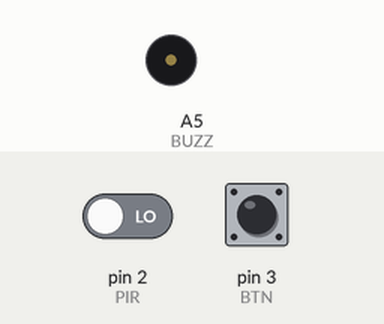
The sketch below on a simulated Arduino Uno, built with avr-gcc and run on an emulated ATmega328P. Shown: buzzer (waves = sounding). Inputs (shaded band) come from the test bench; at power-on: pin 2 (PIR) LOW, pin 3 (BTN) LOW.

Above: at 1.2 s.
1.3 s: pin 2 (PIR) driven HIGH
At 2.5 s:
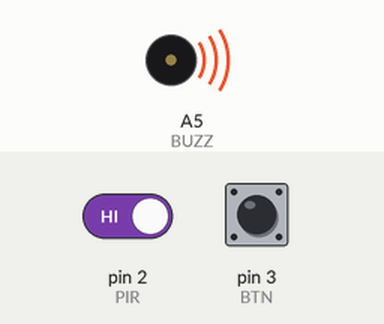
2.8 s: pin 3 (BTN) pulled HIGH for 0.15 s
At 3.3 s:
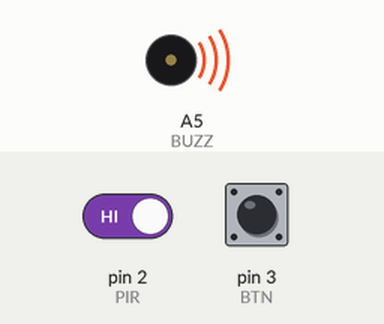
4.4 s: pin 3 (BTN) pulled HIGH for 3.2 s
At 5.0 s:
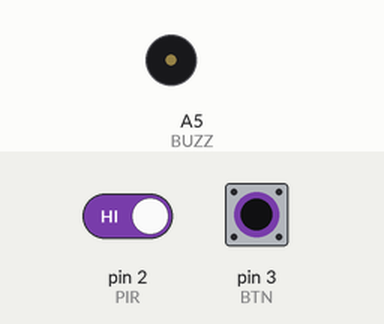
Timing chart, 0 to 9.1 s (numbered marks = the images above; inputs shaded):
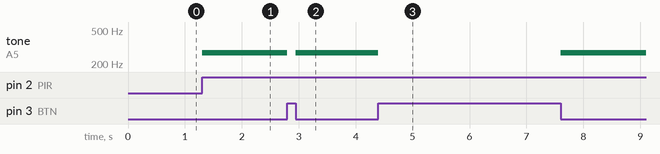

The sketch:

pir_and_buzzer.ino
```cpp
// C++ code
#define BUZZ A5
#define PIR 2
#define BTN 3

void setup()
{
  pinMode(BUZZ, OUTPUT);
  pinMode(PIR, INPUT);
}

void loop()
{
  if (digitalRead(PIR)) {
  	tone(BUZZ, 272);
  }
  if (digitalRead(BTN)) {
  	noTone(BUZZ);
  }
}
```

Measured:
- after the input at 1.3 s, tone on A5 (BUZZ): silent → 272 Hz at once
- after the input at 2.8 s, tone on A5 (BUZZ): 272 Hz → silent at once, → 272 Hz 0.15 s later
- after the input at 4.4 s, tone on A5 (BUZZ): 272 Hz → silent at once, → 272 Hz 3.2 s later
